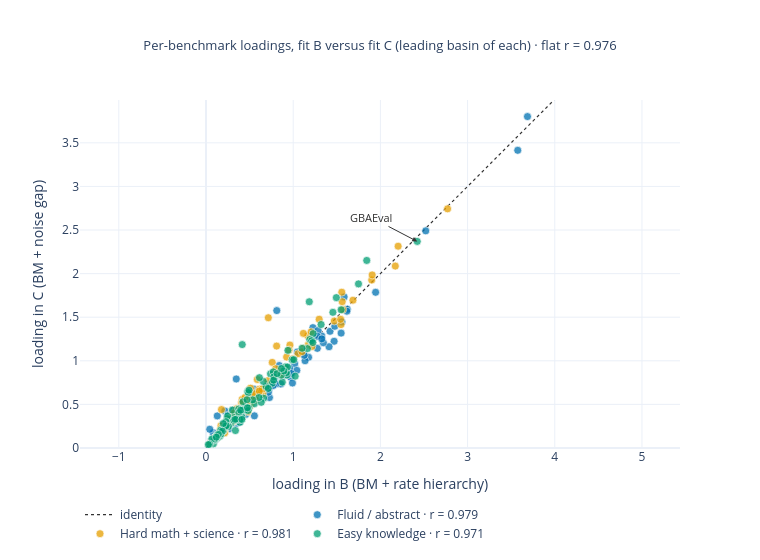

This figure's notebook cell:
### Markdown cell above
### 7 · B and C agree: loadings correlate **0.98 / 0.98 / 0.97** per axis in their leading basins.
The rate hierarchy and the noise gap change the parameter count, not the measurement frame. The rest of the notebook therefore uses **C** — simpler and better-fitting — as the Brownian representative against **A**.

### Code cell
AB, AC = FITS["B"]["Ab"][0], FITS["C"]["Ab"][0]
M = np.corrcoef(AB.T, AC.T)[:3, 3:]
q = max(PERMS, key=lambda p: sum(M[i, p[i]] for i in range(3)))
r = [M[i, q[i]] for i in range(3)]
AXB, AXC = FITS["B"]["AXIS"], FITS["C"]["AXIS"]
assert [AXC[q[i]] for i in range(3)] == AXB, (AXB, [AXC[j] for j in q])

fig = go.Figure()
lim = 1.05 * max(AB.max(), AC.max())
fig.add_trace(go.Scatter(x=[0, lim], y=[0, lim], mode="lines", name="identity",
                         line=dict(color=C["dark"], width=1.2, dash="dot"), hoverinfo="skip"))
for i, col in enumerate([C["blue"], C["orange"], C["green"]]):
    lab = [f"<b>{b}</b>" if b in NEW else b for b in BEN]
    fig.add_trace(go.Scatter(x=AB[:, i], y=AC[:, q[i]], mode="markers",
                             name=f"{AXB[i]} · r = {r[i]:.3f}",
                             marker=dict(color=col, size=8, opacity=0.75,
                                         line=dict(color="white", width=0.7)),
                             text=lab, hovertemplate="%{text}<br>B %{x:.2f} → C %{y:.2f}<extra></extra>"))
gi = BEN.index("GBAEval")
fig.add_annotation(x=AB[gi, AXB.index("Easy knowledge")],
                   y=AC[gi, AXC.index("Easy knowledge")], text="GBAEval", showarrow=True,
                   arrowhead=2, ax=-46, ay=-24, font=dict(size=11, color=C["dark"]),
                   arrowcolor=C["dark"])
fig.update_layout(title=f"Per-benchmark loadings, fit B versus fit C (leading basin of each) · "
                        f"flat r = {np.corrcoef(AB.ravel(), AC[:, list(q)].ravel())[0, 1]:.3f}",
                  xaxis=dict(title="loading in B (BM + rate hierarchy)", range=[0, lim]),
                  yaxis=dict(title="loading in C (BM + noise gap)", range=[0, lim],
                             scaleanchor="x", scaleratio=1),
                  height=560, width=760, legend=dict(orientation="h", y=-0.15))
show(fig, "07_B_vs_C_loadings")

print("axis order B→C:", [(AXB[i], round(r[i], 3)) for i in range(3)])
print(f"RMSE B {FITS['B']['gof_json']['rmse']:.5f} vs C {FITS['C']['gof_json']['rmse']:.5f}; "
      f"C has {len(FITS['B']['lin_rate'][0].ravel())} fewer vendor-rate parameters")

### Figure 1 — Plotly figure (JSON) as saved in the notebook; plotly's stock layout.template omitted (floating-point values rounded to 4 significant figures)
{"data": [{"hoverinfo": "skip", "line": {"color": "#333333", "dash": "dot", "width": 1.2}, "mode": "lines", "name": "identity", "type": "scatter", "x": [0, 3.991], "y": [0, 3.991]}, {"hovertemplate": "%{text}<br>B %{x:.2f} → C %{y:.2f}<extra></extra>", "marker": {"color": "#0072B2", "line": {"color": "white", "width": 0.7}, "opacity": 0.75, "size": 8}, "mode": "markers", "name": "Fluid / abstract · r = 0.979", "text": ["APEX Agents", "ARC (AI2)", "ARC-AGI", "ARC-AGI-2", "Adversarial NLI", "Aider Polyglot", "<b>AlgoTune</b>", "AudioMultiChallenge", "BALROG", "BIG-Bench Hard (BBH)", "BioLP-bench", "<b>BlueprintBench 2</b>", "BoolQ", "CAD-Eval", "CL-Bench", "CL-Bench Life", "CSQA2", "Chess Puzzles", "CritPt", "CursorBench", "Cybench", "DeepResearchBench", "<b>DeepSWE</b>", "<b>EBR-bench</b>", "EnigmaEval", "ExploitBench", "Fiction.LiveBench", "ForecastBench", "FrontierCode", "FrontierMath", "FrontierMath Tier 4", "<b>FrontierMath Tier 4 v1</b>", "<b>FrontierMath v1</b>", "<b>GBAEval</b>", "<b>GDP.pdf</b>", "<b>GDPval</b>", "GPQA Diamond", "GPQA Diamond Biology", "GPQA Diamond Chemistry", "GPQA Main Biology", "GPQA Main Chemistry", "GSM8K", "GSO-Bench", "GeoBench", "HellaSwag", "Humanity's Last Exam", "LAB-Bench Cloning", "LAB-Bench LitQA2", "LAB-Bench Protocol", "LAB-Bench SeqQA", "LAMBADA", "Lech Mazur Writing", "LiveBench", "MATH Level 5", "MCP Atlas", "METR Time Horizons", "MMLU", "MMLU Biology", "MMLU Chemistry", "MMLU Pro Biology", "MMLU Pro Chemistry", "<b>MindCube</b>", "MultiChallenge", "MultiNRC", "OS World (Screenshot)", "OS World 2", "OTIS Mock AIME 2024-2025", "OpenBookQA", "PIQA", "PRBench Finance", "PRBench Legal", "PostTrainBench", "<b>ProofBench</b>", "Remote Labor Index", "SEAL Instruction Following", "SEAL Tool Use (Enterprise)", "SWE-Bench Pro", "SWE-Bench Pro (Private)", "SWE-Bench Verified", "SciCode", "ScienceQA", "SimpleBench", "SimpleQA Verified", "<b>SpatialViz-Bench</b>", "SuperGLUE", "<b>Surface Evolver Bench</b>", "TerminalBench", "The Agent Company", "TriviaQA", "TutorBench", "VPCT", "Video-MME", "Visual Task Assessment (VISTA)", "VisualToolBench", "WMDP Biology", "WMDP Chemistry", "WeirdML", "WinoGrande"], "type": "scatter", "x": [1.422, 0.08239, 2.52, 3.575, 0.3835, 1.946, 0.3039, 0.4221, 0.5298, 0.2164, 0.8607, 0.4421, 0.2411, 1.62, 0.2528, 0.352, 0.7867, 0.776, 1.477, 0.8933, 1.176, 0.3034, 1.616, 0.3311, 1.017, 0.7255, 1.328, 0.2171, 0.1803, 0.9702, 1.469, 1.55, 1.559, 0.2827, 0.4506, 0.9869, 0.8398, 0.3859, 1.136, 0.4484, 1.042, 0.2496, 1.411, 0.3234, 0.3117, 1.115, 0.555, 0.3463, 0.454, 0.5614, 0.2067, 0.3378, 0.7184, 1.226, 1.286, 0.6733, 0.1294, 0.2638, 0.4705, 0.3473, 0.5456, 0.4426, 0.5239, 0.9593, 0.7277, 0.4634, 1.584, 0.11, 0.1352, 0.3228, 0.3366, 0.7165, 0.9916, 0.8583, 0.1953, 0.5142, 0.7999, 1.276, 0.8118, 0.4081, 0.1887, 1.277, 1.047, 0.5116, 0.3251, 0.9787, 1.346, 1.328, 0.3168, 0.3292, 3.687, 0.05958, 0.3937, 1.126, 0.04297, 0.1501, 0.7707, 0.337], "y": [1.338, 0.1756, 2.49, 3.414, 0.3278, 1.786, 0.3047, 0.4308, 0.5181, 0.4244, 0.8691, 0.4282, 0.3377, 1.592, 0.2474, 0.3657, 0.7846, 0.7645, 1.396, 0.8295, 1.04, 0.271, 1.569, 0.2917, 0.9656, 0.6834, 1.284, 0.2083, 0.2044, 0.8109, 1.224, 1.318, 1.446, 0.2742, 0.4259, 0.8627, 0.9459, 0.2969, 1.0, 0.4168, 0.8906, 0.3758, 1.161, 0.3368, 0.3849, 1.091, 0.3686, 0.2809, 0.3837, 0.5667, 0.2485, 0.3235, 0.7367, 1.381, 1.348, 0.6665, 0.3681, 0.22, 0.4343, 0.7915, 0.6766, 0.4789, 0.5391, 0.9136, 0.5784, 0.431, 1.733, 0.09747, 0.1689, 0.2989, 0.3196, 0.6409, 0.7455, 0.7344, 0.2647, 0.5453, 0.7346, 1.143, 1.576, 0.3876, 0.1702, 1.281, 1.101, 0.5493, 0.3517, 0.8528, 1.207, 1.252, 0.4315, 0.3318, 3.801, 0.08723, 0.4022, 1.064, 0.2149, 0.1438, 0.7162, 0.4129]}, {"hovertemplate": "%{text}<br>B %{x:.2f} → C %{y:.2f}<extra></extra>", "marker": {"color": "#E69F00", "line": {"color": "white", "width": 0.7}, "opacity": 0.75, "size": 8}, "mode": "markers", "name": "Hard math + science · r = 0.981", "text": ["APEX Agents", "ARC (AI2)", "ARC-AGI", "ARC-AGI-2", "Adversarial NLI", "Aider Polyglot", "<b>AlgoTune</b>", "AudioMultiChallenge", "BALROG", "BIG-Bench Hard (BBH)", "BioLP-bench", "<b>BlueprintBench 2</b>", "BoolQ", "CAD-Eval", "CL-Bench", "CL-Bench Life", "CSQA2", "Chess Puzzles", "CritPt", "CursorBench", "Cybench", "DeepResearchBench", "<b>DeepSWE</b>", "<b>EBR-bench</b>", "EnigmaEval", "ExploitBench", "Fiction.LiveBench", "ForecastBench", "FrontierCode", "FrontierMath", "FrontierMath Tier 4", "<b>FrontierMath Tier 4 v1</b>", "<b>FrontierMath v1</b>", "<b>GBAEval</b>", "<b>GDP.pdf</b>", "<b>GDPval</b>", "GPQA Diamond", "GPQA Diamond Biology", "GPQA Diamond Chemistry", "GPQA Main Biology", "GPQA Main Chemistry", "GSM8K", "GSO-Bench", "GeoBench", "HellaSwag", "Humanity's Last Exam", "LAB-Bench Cloning", "LAB-Bench LitQA2", "LAB-Bench Protocol", "LAB-Bench SeqQA", "LAMBADA", "Lech Mazur Writing", "LiveBench", "MATH Level 5", "MCP Atlas", "METR Time Horizons", "MMLU", "MMLU Biology", "MMLU Chemistry", "MMLU Pro Biology", "MMLU Pro Chemistry", "<b>MindCube</b>", "MultiChallenge", "MultiNRC", "OS World (Screenshot)", "OS World 2", "OTIS Mock AIME 2024-2025", "OpenBookQA", "PIQA", "PRBench Finance", "PRBench Legal", "PostTrainBench", "<b>ProofBench</b>", "Remote Labor Index", "SEAL Instruction Following", "SEAL Tool Use (Enterprise)", "SWE-Bench Pro", "SWE-Bench Pro (Private)", "SWE-Bench Verified", "SciCode", "ScienceQA", "SimpleBench", "SimpleQA Verified", "<b>SpatialViz-Bench</b>", "SuperGLUE", "<b>Surface Evolver Bench</b>", "TerminalBench", "The Agent Company", "TriviaQA", "TutorBench", "VPCT", "Video-MME", "Visual Task Assessment (VISTA)", "VisualToolBench", "WMDP Biology", "WMDP Chemistry", "WeirdML", "WinoGrande"], "type": "scatter", "x": [0.877, 0.2111, 1.173, 1.472, 0.118, 0.9626, 0.1134, 0.5054, 0.3525, 0.5106, 1.213, 1.168, 0.2872, 0.1709, 0.4453, 0.6514, 0.1125, 1.548, 1.544, 0.6592, 1.205, 0.07939, 1.567, 1.055, 0.8674, 0.505, 0.9245, 0.1088, 0.611, 1.901, 2.771, 1.906, 2.204, 0.414, 0.4978, 0.4077, 1.117, 0.71, 1.562, 0.8621, 1.557, 0.7598, 0.4994, 0.3098, 0.188, 0.88, 1.117, 0.2495, 0.7754, 0.6221, 0.1809, 0.275, 0.6349, 1.686, 0.09671, 0.3494, 0.5883, 0.2626, 0.5289, 0.8101, 1.298, 0.4985, 0.2052, 0.6469, 0.5548, 0.4554, 2.171, 0.05417, 0.1284, 0.1656, 0.1592, 0.3791, 0.953, 0.3232, 0.463, 0.5694, 0.1689, 0.4221, 0.1776, 0.267, 0.1328, 0.3372, 0.4821, 0.5068, 0.2526, 0.4476, 0.7984, 0.5099, 0.2683, 0.1419, 0.9952, 0.2133, 0.2056, 1.1, 0.7147, 0.9072, 0.6115, 0.3205], "y": [0.843, 0.1948, 1.183, 1.456, 0.1267, 1.181, 0.1256, 0.4822, 0.3682, 0.587, 1.163, 1.288, 0.3458, 0.2546, 0.4328, 0.6216, 0.1246, 1.415, 1.476, 0.6796, 1.331, 0.08529, 1.587, 1.081, 0.8787, 0.5558, 1.043, 0.1181, 0.6748, 1.926, 2.743, 1.985, 2.315, 0.5573, 0.5484, 0.5196, 1.315, 0.7724, 1.678, 0.8795, 1.787, 0.9819, 0.6735, 0.305, 0.1771, 0.8599, 1.145, 0.3351, 0.8369, 0.6547, 0.1842, 0.3105, 0.6453, 1.695, 0.1037, 0.4488, 0.7854, 0.3269, 0.601, 1.169, 1.477, 0.5047, 0.1977, 0.6764, 0.6226, 0.5186, 2.086, 0.06181, 0.1342, 0.1942, 0.1758, 0.4422, 1.123, 0.403, 0.4964, 0.5518, 0.2232, 0.5226, 0.4409, 0.2833, 0.1253, 0.3431, 0.4169, 0.4979, 0.2851, 0.5801, 0.9092, 0.686, 0.2852, 0.1384, 1.024, 0.1734, 0.2041, 1.105, 1.494, 0.9136, 0.6532, 0.3091]}, {"hovertemplate": "%{text}<br>B %{x:.2f} → C %{y:.2f}<extra></extra>", "marker": {"color": "#009E73", "line": {"color": "white", "width": 0.7}, "opacity": 0.75, "size": 8}, "mode": "markers", "name": "Easy knowledge · r = 0.971", "text": ["APEX Agents", "ARC (AI2)", "ARC-AGI", "ARC-AGI-2", "Adversarial NLI", "Aider Polyglot", "<b>AlgoTune</b>", "AudioMultiChallenge", "BALROG", "BIG-Bench Hard (BBH)", "BioLP-bench", "<b>BlueprintBench 2</b>", "BoolQ", "CAD-Eval", "CL-Bench", "CL-Bench Life", "CSQA2", "Chess Puzzles", "CritPt", "CursorBench", "Cybench", "DeepResearchBench", "<b>DeepSWE</b>", "<b>EBR-bench</b>", "EnigmaEval", "ExploitBench", "Fiction.LiveBench", "ForecastBench", "FrontierCode", "FrontierMath", "FrontierMath Tier 4", "<b>FrontierMath Tier 4 v1</b>", "<b>FrontierMath v1</b>", "<b>GBAEval</b>", "<b>GDP.pdf</b>", "<b>GDPval</b>", "GPQA Diamond", "GPQA Diamond Biology", "GPQA Diamond Chemistry", "GPQA Main Biology", "GPQA Main Chemistry", "GSM8K", "GSO-Bench", "GeoBench", "HellaSwag", "Humanity's Last Exam", "LAB-Bench Cloning", "LAB-Bench LitQA2", "LAB-Bench Protocol", "LAB-Bench SeqQA", "LAMBADA", "Lech Mazur Writing", "LiveBench", "MATH Level 5", "MCP Atlas", "METR Time Horizons", "MMLU", "MMLU Biology", "MMLU Chemistry", "MMLU Pro Biology", "MMLU Pro Chemistry", "<b>MindCube</b>", "MultiChallenge", "MultiNRC", "OS World (Screenshot)", "OS World 2", "OTIS Mock AIME 2024-2025", "OpenBookQA", "PIQA", "PRBench Finance", "PRBench Legal", "PostTrainBench", "<b>ProofBench</b>", "Remote Labor Index", "SEAL Instruction Following", "SEAL Tool Use (Enterprise)", "SWE-Bench Pro", "SWE-Bench Pro (Private)", "SWE-Bench Verified", "SciCode", "ScienceQA", "SimpleBench", "SimpleQA Verified", "<b>SpatialViz-Bench</b>", "SuperGLUE", "<b>Surface Evolver Bench</b>", "TerminalBench", "The Agent Company", "TriviaQA", "TutorBench", "VPCT", "Video-MME", "Visual Task Assessment (VISTA)", "VisualToolBench", "WMDP Biology", "WMDP Chemistry", "WeirdML", "WinoGrande"], "type": "scatter", "x": [0.4166, 1.749, 0.7397, 1.32, 1.55, 1.229, 0.07552, 0.2876, 0.255, 1.495, 0.3882, 0.9274, 0.9392, 0.478, 0.1361, 0.1595, 1.19, 0.08487, 0.4414, 0.4523, 1.164, 0.127, 0.7582, 0.6613, 0.1974, 0.6902, 0.3214, 0.08141, 0.4132, 0.5549, 0.8752, 0.9216, 0.7138, 2.423, 0.4464, 0.9119, 0.2427, 0.2488, 0.6579, 0.2562, 0.6127, 1.844, 1.212, 0.1717, 0.772, 0.1761, 1.023, 0.2287, 0.6335, 0.1686, 0.2229, 0.4925, 0.3199, 0.1055, 0.3027, 0.3744, 1.185, 0.2325, 0.198, 0.4855, 0.6072, 0.4161, 0.07559, 0.3765, 1.102, 0.7775, 0.09287, 1.455, 0.3973, 0.187, 0.1318, 0.5363, 1.226, 0.8625, 0.1007, 0.4827, 0.7757, 0.9881, 0.4155, 0.1425, 0.9332, 0.4247, 0.06814, 0.3867, 0.8924, 1.006, 0.8151, 0.4708, 0.4933, 0.04147, 0.1184, 0.3504, 0.0271, 0.3336, 0.4118, 0.3376, 0.4751, 0.8658], "y": [0.4499, 1.882, 0.8502, 1.416, 1.585, 1.312, 0.08125, 0.2856, 0.2566, 1.724, 0.2946, 0.8367, 1.12, 0.6472, 0.1193, 0.1386, 1.244, 0.04791, 0.4277, 0.4678, 1.14, 0.146, 0.7428, 0.5718, 0.1963, 0.7043, 0.3556, 0.09566, 0.3544, 0.5078, 0.7555, 0.8639, 0.6829, 2.369, 0.4388, 0.9319, 0.3366, 0.3667, 0.7636, 0.2454, 0.8066, 2.151, 1.23, 0.1607, 0.8729, 0.2054, 0.8238, 0.3015, 0.5241, 0.2028, 0.2486, 0.4581, 0.3181, 0.1069, 0.4344, 0.4468, 1.677, 0.2561, 0.2802, 0.6352, 0.5791, 0.4341, 0.09196, 0.4061, 1.144, 0.8155, 0.0902, 1.556, 0.4331, 0.1929, 0.1426, 0.5524, 1.209, 0.8348, 0.1035, 0.4296, 0.7783, 1.013, 1.186, 0.1558, 0.9287, 0.5307, 0.1035, 0.3234, 0.8834, 1.013, 0.8525, 0.5537, 0.6631, 0.04431, 0.1239, 0.3321, 0.0387, 0.3282, 0.3283, 0.2002, 0.4613, 0.9117]}], "layout": {"annotations": [{"arrowcolor": "#333333", "arrowhead": 2, "ax": -46, "ay": -24, "font": {"color": "#333333", "size": 11}, "showarrow": true, "text": "GBAEval", "x": 2.423, "y": 2.369}], "height": 560, "legend": {"orientation": "h", "y": -0.15}, "title": {"font": {"size": 13}, "text": "Per-benchmark loadings, fit B versus fit C (leading basin of each) · flat r = 0.976", "x": 0.5}, "width": 760, "xaxis": {"range": [0, 3.991], "title": {"text": "loading in B (BM + rate hierarchy)"}}, "yaxis": {"range": [0, 3.991], "scaleanchor": "x", "scaleratio": 1, "title": {"text": "loading in C (BM + noise gap)"}}}}
